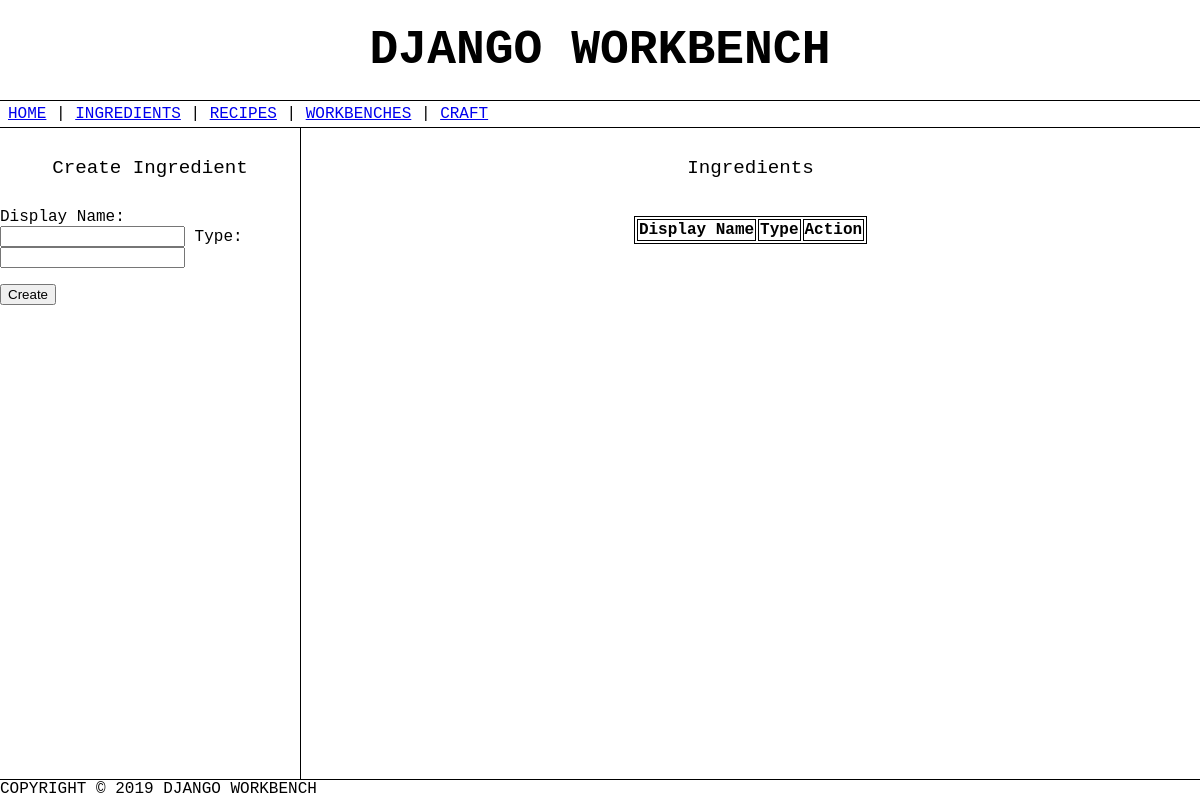
/workbench/ingredients/, run on an earlier commit of the app's database.
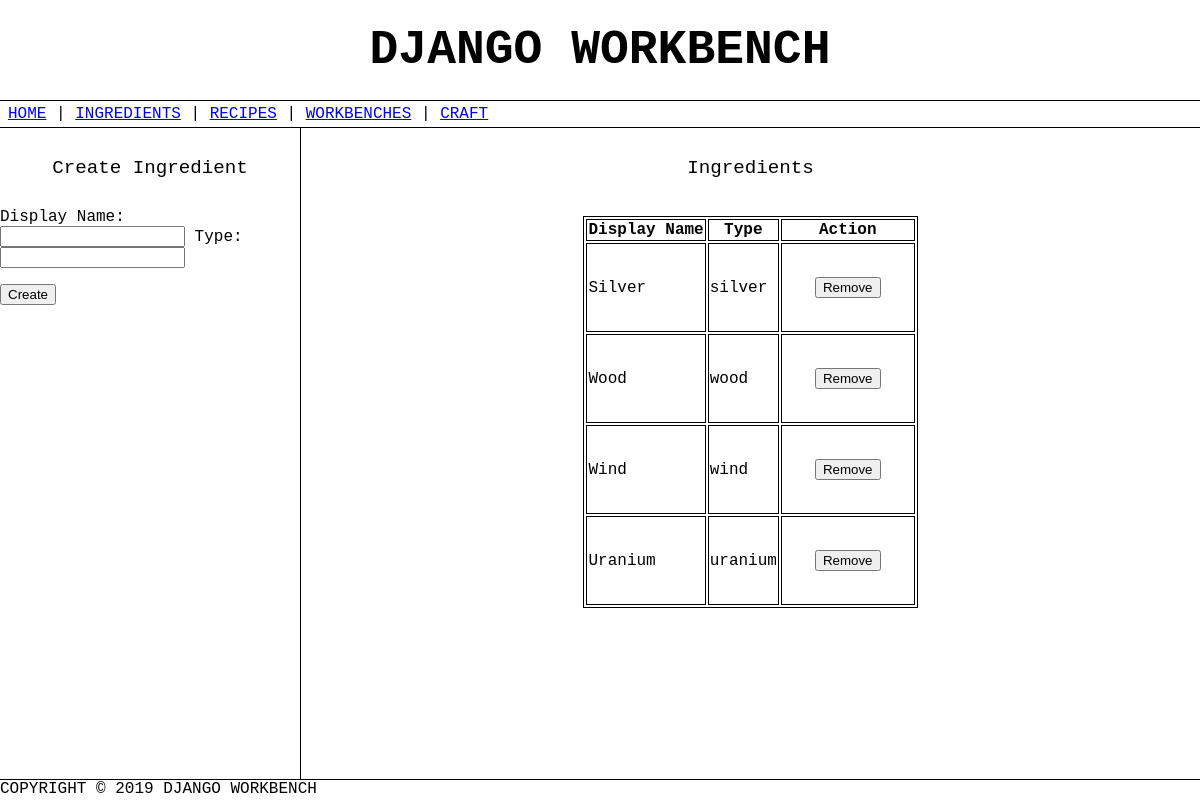
And on a later commit of the database.
### WorkbenchApp/models.py (models this page shows)
class Ingredient(models.Model):
    name = models.CharField(max_length=100) # display name
    type = models.CharField(max_length=100, unique=True) # wood, iron, etc

### WorkbenchApp/views.py (the view)
# urls.py: path('ingredients/', views.ViewIngredients, name='ViewIngredients'),
def ViewIngredients(request):
    if request.method == 'POST':
        form = IngredientCreateForm(request.POST)
        if form.is_valid():
            ingredient = Ingredient(name=form.data['name'], type=form.data['type'].lower())
            ingredient.save()
        return HttpResponseRedirect('/workbench/ingredients?created=true')
    context = {
        'list': Ingredient.objects.all(),
        'create_form': IngredientCreateForm(),
        'remove_form': IngredientDeleteForm()
    }
    return render(request, 'ingredients/ingredients.html', context)

### WorkbenchApp/forms.py
class IngredientCreateForm(forms.Form):
    name = forms.CharField(label='Display Name', max_length=100)
    type = forms.CharField(label='Type', max_length=100)

class IngredientDeleteForm(forms.Form):
    id = forms.IntegerField(widget = forms.HiddenInput())

### WorkbenchApp/templates/ingredients/ingredients.html (shortened to what this page needs)
{% extends "../base.html" %}
{% load static %}
{% block currentstyle %}
    <link rel="stylesheet" href="{% static 'css/ingredients.css' %}">
{% endblock %}
{% block content %}
    <div class="wb-ing-main">
        <div class="wb-ing-left-bar">
            <div class="wb-ing-section-title">
                <div style="flex:1;"></div>
                <span>Create Ingredient</span>
                <div style="flex:1;"></div>
            </div>
            <div class="wb-ing-inner-section">
                {% include "ingredients/create.html" %}
            </div>
        </div>
        <div class="wb-ing-right-bar">
            <div class="wb-ing-section-title">
                <div style="flex:1;"></div>
                <span>Ingredients</span>
                <div style="flex:1;"></div>
            </div>
            <div class="wb-ing-inner-section">
                <div style="flex:1;"></div>
                {% include "ingredients/list.html" %}
                <div style="flex:1;"></div>
            </div>
        </div>
    </div>
{% endblock %}

### WorkbenchApp/templates/base.html (shortened to what this page needs)
{% load static %}
<html>
    <head>
        <link rel="stylesheet" href="{% static 'css/base.css' %}">
        {% block currentstyle %}{% endblock %}
    </head>
    <body>
        <div class="wb-main">
            <div class="wb-base-top-bar">
                <div style="display:flex;">
                    <div style="flex:1"></div>
                    <div class="wb-base-title">DJANGO WORKBENCH</div>
                    <div style="flex:1"></div>
                </div>
            </div>
            <div class="wb-base-body">
                <div class="web-base-menu-bar">
                    <div style="margin-left:8px;">
                        <a href="/workbench/"><span>HOME</span></a> |
                        <a href="/workbench/ingredients"><span>INGREDIENTS</span></a> |
                        <a href="/workbench/recipes"><span>RECIPES</span></a> |
                        <a href="/workbench/workbenches"><span>WORKBENCHES</span></a> |
                        <a href="/workbench/craft"><span>CRAFT</span></a>
                    </div>
                </div>
                <div class="wb-base-body-content">
                    {% block content %}{% endblock %}
                </div>
            </div>
            <div class="wb-base-bottom-bar">
                COPYRIGHT © 2019 DJANGO WORKBENCH
            </div>
        </div>
    </body>
</html>

### WorkbenchApp/templates/ingredients/create.html (shortened to what this page needs)
<div class="wb-ing-create-body">
    <form  action="/workbench/ingredients/" method="post">
        <div class="wb-ing-create-form">
            {{ create_form }}
        </div>
        <input type="submit" value="Create">
    </form>
</div>

### WorkbenchApp/templates/ingredients/list.html (shortened to what this page needs)
<div>
    <div>
        <table class="wb-ing-table">
            <tr>
                <th>Display Name</th>
                <th>Type</th>
                <th>Action</th>
            </tr>
            {% for ingredient in list %}
            <tr>
                <td><span>{{ ingredient.name }}</span></td>
                <td> <span>{{ ingredient.type }}</span></td>
                <td>
                    <div style="margin:2em;">
                        <form action="/workbench/ingredients/delete" method="post">
                            <input type="submit" value="Remove">
                        </form>
                    </div>
                </td>
            </tr>
            {% endfor %}
        </table>
    </div>
</div>

### WorkbenchApp/static/css/base.css (style rules this page uses)
html, body { margin: 0px; font-family: courier; }
.wb-main { display:flex; flex-direction: column; height:100vh; width:100%; padding:0px; }
.wb-base-top-bar { width:100%; display:block; height:100px; }
.wb-base-bottom-bar { width:100%; display:block; height:20px; border-top: 1px solid black; }
.web-base-menu-bar { width:100%; border-top: 1px solid black; border-bottom: 1px solid black; padding-top: 4px; padding-bottom:4px; }
.wb-base-body { flex:1; display: flex; flex-direction: column; }
.wb-base-body-content { flex:1; display: flex; height: 100%; }
.wb-base-title { font-size:3em; line-height: 100px; font-weight:bold; }

### WorkbenchApp/static/css/ingredients.css (style rules this page uses)
.wb-ing-main { width:100%; height: 100%; display: flex; }
.wb-ing-left-bar { flex: 0.25; border-right: 1px solid black; }
.wb-ing-right-bar { flex: 0.75; }
.wb-ing-section-title { display:flex; width:100%; line-height:80px; font-size:1.2em; }
.wb-ing-inner-section { width: 100%; display: flex; }
.wb-ing-create-body { min-width: 300px; }
.wb-ing-create-form { max-width: 300px; margin-bottom: 16px; }
table, th, td { border: 1px solid black; flex:1; }
.wb-ing-table { max-height: 500px; overflow:auto; display: flex; }

What changed in the data, as far as the page shows it:
added Ingredient: name "Silver", type "silver"
added Ingredient: name "Wood", type "wood"
added Ingredient: name "Wind", type "wind"
added Ingredient: name "Uranium", type "uranium"
